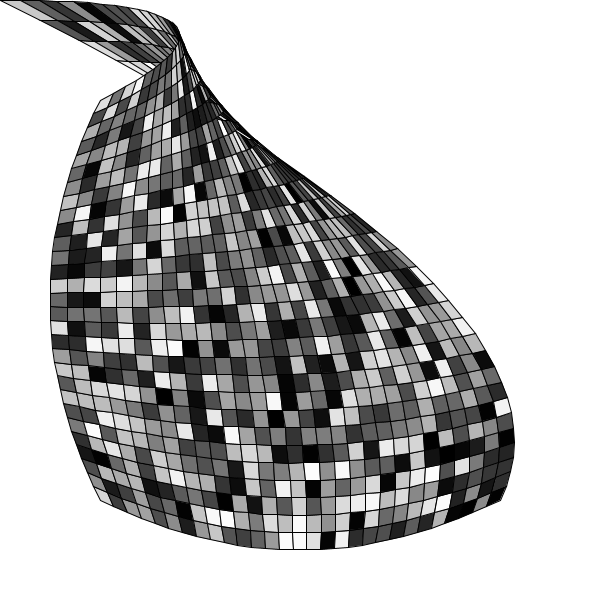
Frame 1 (no input)
Frame 60 (the mouse pressed at the canvas centre just before this capture): identical to frame 1, image omitted
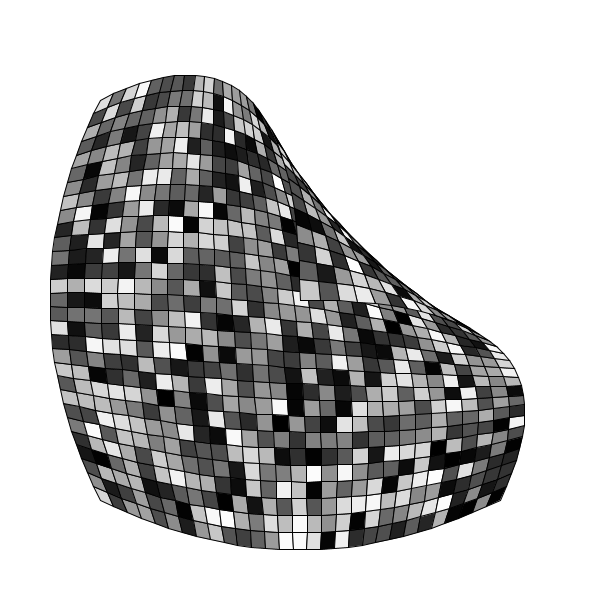
Frame 120 (the mouse held since frame 60 and released just before this capture)

The Processing sketch that drew these frames (run headless with seeded random() and noise(); from frame 60 on, the mouse is pressed at the canvas centre):

// Processing sketch: processing_174628
// ── processing_174628.pde

PVector[][] patch;
int RESOLUTION = 30; // patch resolution
void setup() {
  size(600, 600);
  patch = new PVector[RESOLUTION][RESOLUTION]; 
  for (int i=0; i< RESOLUTION; i++) {
    for (int j=0; j< RESOLUTION; j++) { 
      patch[i][j] = new PVector();
    }
  }
}
float bernstein(float p1, float p2, float p3, float t) { // quadratic bernstein interpolation
  float result= p1*(1-t)*(1-t) + p2*2*(1-t)*t + p3*t*t; 
  return result;
}
PVector uv(int x, int y) {
  // convert (x,y) in range 0 ~ (RESOLUTION-1) to (u,v) in 0~1 scale 
  float u = (float)x / (RESOLUTION-1);
  float v = (float)y / (RESOLUTION-1);
  PVector uv = new PVector(u, v);
  return uv;
}
PVector getPosInBezierPatch(PVector uv, PVector lBottom, PVector mBottom, PVector rBottom, PVector lMiddle, PVector mMiddle, PVector rMiddle, 
PVector lTop, PVector mTop, PVector rTop) {
  // return actural (x,y) that corresponds to (u,v) in a patch defined // by (leftBottom, rightBottom, leftTop, rightTop)
  float u = uv.x;
  float v = uv.y;
  PVector pos = new PVector();
  float u1 = bernstein(lBottom.x, mBottom.x, rBottom.x, u); 
  float u2 = bernstein(lMiddle.x, mMiddle.x, rMiddle.x, u); 
  float u3 = bernstein(lTop.x, mTop.x, rTop.x, u);
  pos.x = bernstein(u1, u2, u3, v);
  u1 = bernstein(lBottom.y, mBottom.y, rBottom.y, u); 
  u2 = bernstein(lMiddle.y, mMiddle.y, rMiddle.y, u);
  u3 = bernstein(lTop.y, mTop.y, rTop.y, u);
  pos.y = bernstein(u1, u2, u3, v);
  return pos;
}

void createPatch(PVector[][] patch, PVector lBottom, PVector mBottom, PVector rBottom, PVector lMiddle, PVector mMiddle, PVector rMiddle, 
PVector lTop, PVector mTop, PVector rTop) {
  for (int iy=0; iy<RESOLUTION; iy++) { 
    for (int ix=0; ix<RESOLUTION; ix++) {
      PVector uv = uv(ix, iy);
      PVector pos = getPosInBezierPatch(uv, lBottom, mBottom, rBottom, lMiddle, mMiddle, rMiddle, lTop, mTop, rTop); 
      patch[iy][ix].x = pos.x;
      patch[iy][ix].y = pos.y;
    }
  }
}
void renderPatch(PVector[][] patch) { 
  fill(255, 0, 0);
  stroke(0);
  for (int iy=0; iy<RESOLUTION-1; iy++) {
    beginShape(QUAD_STRIP); // try POINTS 
    for (int ix=0; ix<RESOLUTION; ix++) {
      fill(random(255));
      vertex(patch[iy][ix].x, patch[iy][ix].y); 
      vertex(patch[iy+1][ix].x, patch[iy+1][ix].y);
    } 
    endShape();
  }
}
void draw() { 
  background(255); 
  randomSeed(0);
  // design a patch
  PVector lBottom = new PVector(100, height-100); // left bottom
  PVector mBottom = new PVector(width/2, height); // middle bottom
  PVector rBottom = new PVector(width-100, height-100); // right bottom
  PVector lMiddle = new PVector(0, height/2); // left middle
  PVector mMiddle = new PVector(width/2, height/2); // middle middle
  PVector rMiddle = new PVector(width, height/2); // right middle
  PVector lTop = new PVector(100, 100); // left top
  PVector mTop = new PVector(width/2, 0); // middle top
  PVector rTop = new PVector(mouseX, mouseY); // right top
  createPatch(patch, lBottom, mBottom, rBottom, lMiddle, mMiddle, rMiddle, lTop, mTop, rTop); 
  renderPatch(patch);
}
